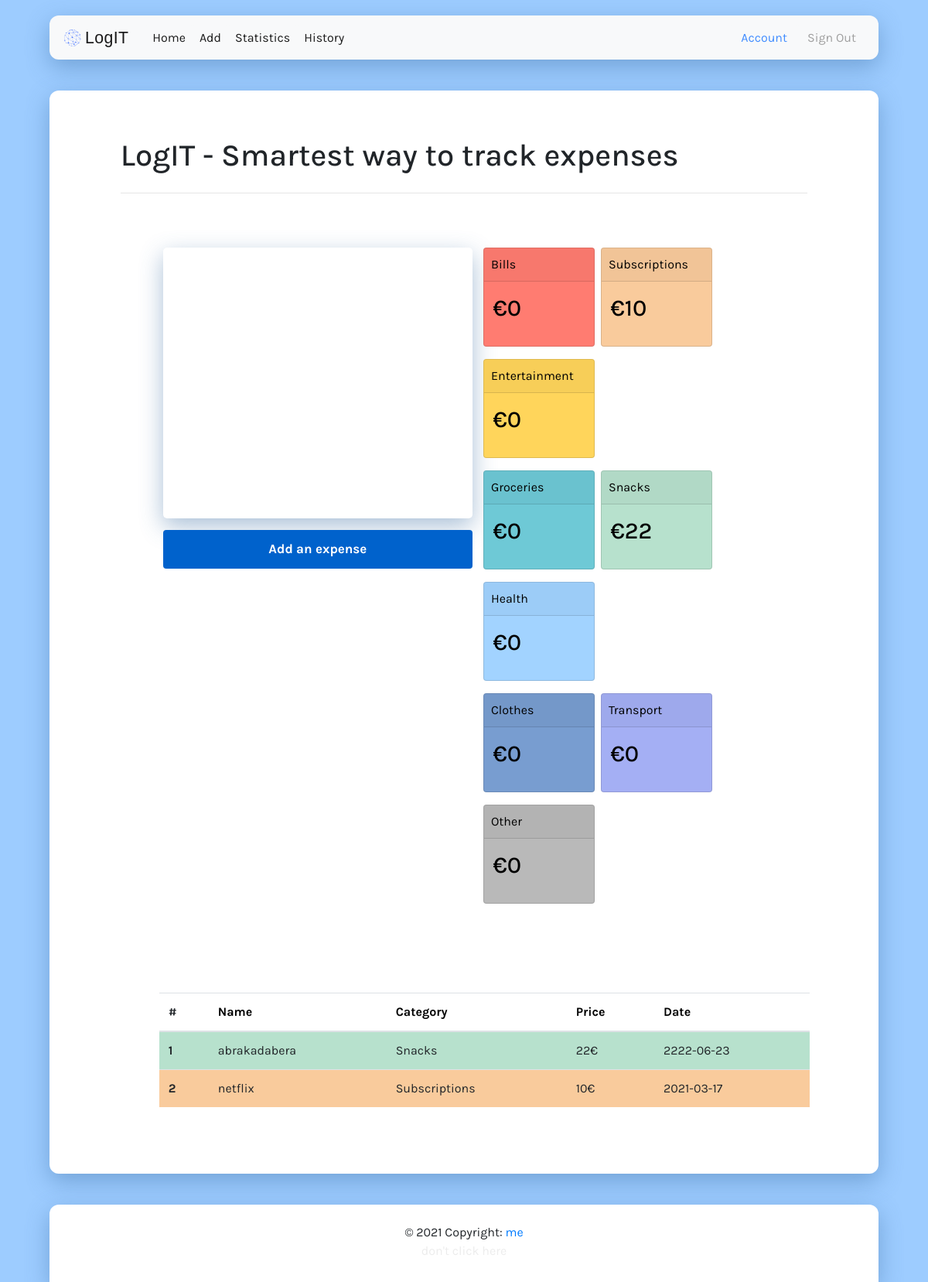
Page / (signed in) on the committed database.
### tables this page shows
CREATE TABLE "types" ('id' integer PRIMARY KEY NOT NULL, 'name' text NOT NULL, 'color' text);

CREATE TABLE 'expenses' ('id' integer PRIMARY KEY AUTOINCREMENT NOT NULL, 'user_id' integer, 'type_id' integer,'Name' text,'Price' integer,'Date' date, 'color' text,'Type' text);

### application.py (the view)
@app.route("/")
@login_required
def index():
    types = db.execute("SELECT * FROM types")
    history = db.execute(f"SELECT * FROM expenses WHERE user_id = ? ORDER BY Date DESC LIMIT 10", session["user_id"])
    rows = []
    for i in range(len(types)):
        if len(db.execute(f"SELECT Type FROM expenses WHERE user_id = ? AND type_id={i+1}", session["user_id"])) > 0:
            if db.execute(f"SELECT ROUND(SUM(Price), 2) FROM expenses WHERE user_id = ? AND type_id = {i+1}", session["user_id"])[0]["ROUND(SUM(Price), 2)"].is_integer():
                rows.append(db.execute(f"SELECT SUM(Price), Type, color FROM expenses WHERE user_id = ? AND type_id = {i+1}", session["user_id"]))
            else:
                rows.append(db.execute(f"SELECT ROUND(SUM(Price), 2), Type, color FROM expenses WHERE user_id = ? AND type_id = {i+1}", session["user_id"]))
        else:
            rows.append(db.execute(f"SELECT name, color FROM types WHERE id={i+1}"))
            rows[i][0]['ROUND(SUM(Price)'] = 0
    for i in range(len(rows)):
        new_key = "Price"
        if 'ROUND(SUM(Price)' in rows[i][0]:
            old_key = "ROUND(SUM(Price)"
        elif 'ROUND(SUM(Price), 2)' in rows[i][0]:
            old_key = "ROUND(SUM(Price), 2)"
        else:
            old_key = "SUM(Price)"
        rows[i][0][new_key] = rows[i][0].pop(old_key)
        new_key_name = "Type"
        old_key_name = "name"
        if rows[i][0].get('name') != None:
            rows[i][0][new_key_name] = rows[i][0].pop(old_key_name)
    if request.method == "GET":
        return render_template("index.html", rows=rows, currency=get_user_currency(), history=history)

### application.py (called while the page is built)
@app.after_request
def after_request(response):
    response.headers["Cache-Control"] = "no-cache, no-store, must-revalidate"
    response.headers["Expires"] = 0
    response.headers["Pragma"] = "no-cache"
    return response

@app.before_request
def make_session_permanent():
    session.permanent = True

def get_user_currency():
    return db.execute("SELECT * FROM users WHERE id = ?", session["user_id"])[0]["currency"]

### helpers.py (called while the page is built)
def login_required(f):
    @wraps(f)
    def decorated_function(*args, **kwargs):
        if session.get("user_id") is None:
            return redirect("/login")
        return f(*args, **kwargs)
    return decorated_function

### templates/index.html (shortened to what this page needs)
{% extends "layout.html" %}
{% block main %}
<div class="index-container-fluid">
    <div class="row justify-content-center">
        <div class="col-10 col-lg-8 col-xl-10 mx-auto statistics-container">
            <h1 class="mb-4 page-title">LogIT - Smartest way to track expenses</h1>
            <hr class="my-4" />
            <div class="row index-row">
                <div class="col-12 col-lg-6 col-xl-6 chart-box">
                  <div id="piechart-index" class="container-fluid statistics-box pie-chart pie-chart-index col-12"></div>
                  <a class="btn btn-block submit-btn mb-4 index-btn col-12" href="/add">Add an expense</a>
                </div>
                <div class="col-12 col-lg-6 col-xl-6 tile-box">
                  <div class="row row-second">
                      <div class="card mb-3 col-5 col-xl-4" style="background-color: {{ rows[0][0].color}}">
                          <div class="card-header">{{ rows[0][0].Type }}</div>
                          <div class="card-body">
                              <h5 class="card-title">{{ currency }}{{ rows[0][0].Price }}</h5>
                          </div>
                      </div>
                      <div class="card mb-3 col-5 col-xl-4" style="background-color: {{ rows[1][0].color}}">
                          <div class="card-header">{{ rows[1][0].Type }}</div>
                          <div class="card-body">
                              <h5 class="card-title">{{ currency }}{{ rows[1][0].Price }}</h5>
                          </div>
                      </div>
                      <div class="card mb-3 col-5 col-xl-4" style="background-color: {{ rows[2][0].color}}">
                          <div class="card-header">{{ rows[2][0].Type }}</div>
                          <div class="card-body">
                              <h5 class="card-title">{{ currency }}{{ rows[2][0].Price }}</h5>
                          </div>
                      </div>
                  </div>
                  <div class="row row-second">
                      <div class="card mb-3 col-5 col-xl-4" style="background-color: {{ rows[3][0].color}}">
                          <div class="card-header">{{ rows[3][0].Type }}</div>
                          <div class="card-body">
                              <h5 class="card-title">{{ currency }}{{ rows[3][0].Price }}</h5>
                          </div>
                      </div>
                      <div class="card mb-3 col-5 col-xl-4" style="background-color: {{ rows[4][0].color}}">
                          <div class="card-header">{{ rows[4][0].Type }}</div>
                          <div class="card-body">
                              <h5 class="card-title">{{ currency }}{{ rows[4][0].Price }}</h5>
                          </div>
                      </div>
                      <div class="card mb-3 col-5 col-xl-4" style="background-color: {{ rows[5][0].color}}">
                          <div class="card-header">{{ rows[5][0].Type }}</div>
                          <div class="card-body">
                              <h5 class="card-title">{{ currency }}{{ rows[5][0].Price }}</h5>
                          </div>
                      </div>
                  </div>
                  <div class="row row-second">
                      <div class="card mb-3 col-5 col-xl-4" style="background-color: {{ rows[6][0].color}}">
                          <div class="card-header">{{ rows[6][0].Type }}</div>
                          <div class="card-body">
                              <h5 class="card-title">{{ currency }}{{ rows[6][0].Price }}</h5>
                          </div>
                      </div>
                      <div class="card mb-3 col-5 col-xl-4" style="background-color: {{ rows[7][0].color}}">
                          <div class="card-header">{{ rows[7][0].Type }}</div>
                          <div class="card-body">
                              <h5 class="card-title">{{ currency }}{{ rows[7][0].Price }}</h5>
                          </div>
                      </div>
                      <div class="card mb-3 col-5 col-xl-4" style="background-color: {{ rows[8][0].color}}">
                          <div class="card-header">{{ rows[8][0].Type }}</div>
                          <div class="card-body">
                              <h5 class="card-title">{{ currency }}{{ rows[8][0].Price }}</h5>
                          </div>
                      </div>
                  </div>
                </div>
            </div>
            <div class="row">
                <div class="index-table-container">
                    <table class="table index-table" style="overflow-x:scroll">
                        <thead>
                            <tr>
                                <th scope="col">#</th>
                                <th scope="col"><a style="color: black">Name</a></th>
                                <th scope="col"><a style="color: black">Category</a></th>
                                <th scope="col"><a style="color: black">Price</a></th>
                                <th scope="col"><a style="color: black">Date</a></th>
                            </tr>
                        </thead>
                        <tbody>
                            {% for row in history %}
                                <tr style="background-color: {{ row.color }}">
                                    <th scope="row">{{ loop.index }}</th>
                                    <td>{{ row.Name }}</td>
                                    <td>{{ row.Type }}</td>
                                    {% if currency == '$' %}
                                        <td>{{ currency }}{{ row.Price }}</td>
                                    {% else %}
                                        <td>{{ row.Price }}{{ currency }}</td>
                                    {% endif %}
                                    <td>{{ row.Date }}</td>
                                </tr>
                            {% endfor %}
                         </tbody>
                    </table>
                </div>
            </div>
        </div>
    </div>
</div>
{% endblock %}

### static/styles/styles.css (style rules this page uses)
body { font-family: "Karla", sans-serif; background-color: #9dccff; min-height: 100vh; margin-left: 4rem; margin-right: 4rem; }
.btn { padding-top: 5px; padding-bottom: 5px; }
.container-fluid { height: 900px; background-color: white; border-radius: 12px; box-shadow: 0 10px 30px 0 rgba(57, 108, 163, 0.43); margin-bottom: 2.5rem; }
.submit-btn { padding: 13px 20px 12px; background-color: #0062cc; border-radius: 4px; font-size: 17px; font-weight: bold; line-height: 20px; color: #fff; margin-bottom: 24px; }
.statistics-container { margin-top: 60px; }
.statistics-box { width: 550px; height: 350px; margin: 0; padding: 5px; }
@media all and (max-width: 1366px) { .statistics-box { width: 400px; height: 280px; margin: 0; padding: 5px; } }
@media all and (max-width: 1280px) { .statistics-box { width: 385px; height: 275px; margin: 0; padding: 5px; } }
.index-container-fluid { height: 1100px; background-color: white; border-radius: 12px; box-shadow: 0 10px 30px 0 rgba(57, 108, 163, 0.43); margin-bottom: 2.5rem; }
.card { margin-right: 1rem; width: 14rem; height: 10rem; max-width: 12rem; max-height: 8rem; padding: 0; color: black; }
.card-title { font-size: 30px; }
.pie-chart-index { margin-left: 50px; padding: 2px; width: 600px; border-radius: 5px; }
.index-row { margin-top: 70px; }
.tile-box, .row-second { padding-left: 20px; }
.chart-box { padding-left: 80px; }
.index-btn { margin-top: 18px; margin-left: 50px; width: 600px; }
.index-container-fluid { height: 1400px; }
.index-table-container { width: 100%; margin-top: 50px; margin-left: 130px; margin-right: 115px; }
@media all and (max-width: 1366px) { .card { margin-right: 0.8rem; width: 8rem; height: 7rem; max-width: 8rem; max-height: 7rem; } }
@media all and (max-width: 1366px) { .card-header { padding: 9px; } }
@media all and (max-width: 1366px) { .card-body { padding: 1rem 0.5rem; } }
@media all and (max-width: 1366px) { .pie-chart-index { margin-left: 50px; padding: 2px; width: 450px; height: 300px; } }
@media all and (max-width: 1366px) { .chart-box { padding-left: 20px; } }
@media all and (max-width: 1366px) { .index-btn { margin-top: 20px; margin-left: 50px; width: 450px; } }
@media all and (max-width: 1366px) { .index-table-container { width: 100%; margin-top: 50px; margin-left: 70px; margin-right: 88px; } }
@media all and (max-width: 1280px) { .card { margin-right: 0.5rem; width: 5rem; height: 8rem; max-width: 9rem; max-height: 8rem; } }
@media all and (max-width: 1280px) { .card-body { padding: 1rem 0.7rem; } }
@media all and (max-width: 1280px) { .pie-chart-index { margin-left: 50px; padding: 2px; width: 400px; height: 350px; } }
@media all and (max-width: 1280px) { .index-btn { margin-top: 15px; margin-left: 50px; height: 50px; width: 400px; } }
@media all and (max-width: 1280px) { .index-table-container { width: 100%; margin-top: 50px; margin-left: 65px; margin-right: 12px; } }

### rows in the picture
types: name "Bills"
types: name "Entertainment"
types: name "Groceries"
types: name "Health"
types: name "Clothes"
types: name "Transport"
types: name "Other"
expenses: Name "abrakadabera", Type "Snacks", Price "22", currency "€", Date "2222-06-23"
expenses: Name "netflix", Type "Subscriptions", Price "10", currency "€", Date "2021-03-17"

### other values in the picture
{{ currency }} "€"
{{ rows[0][0].Price }} "0"
{{ rows[1][0].Type }} "Subscriptions"
{{ rows[1][0].Price }} "10"
{{ rows[2][0].Price }} "0"
{{ rows[3][0].Price }} "0"
{{ rows[4][0].Type }} "Snacks"
{{ rows[4][0].Price }} "22"
{{ rows[5][0].Price }} "0"
{{ rows[6][0].Price }} "0"
{{ rows[7][0].Price }} "0"
{{ rows[8][0].Price }} "0"
